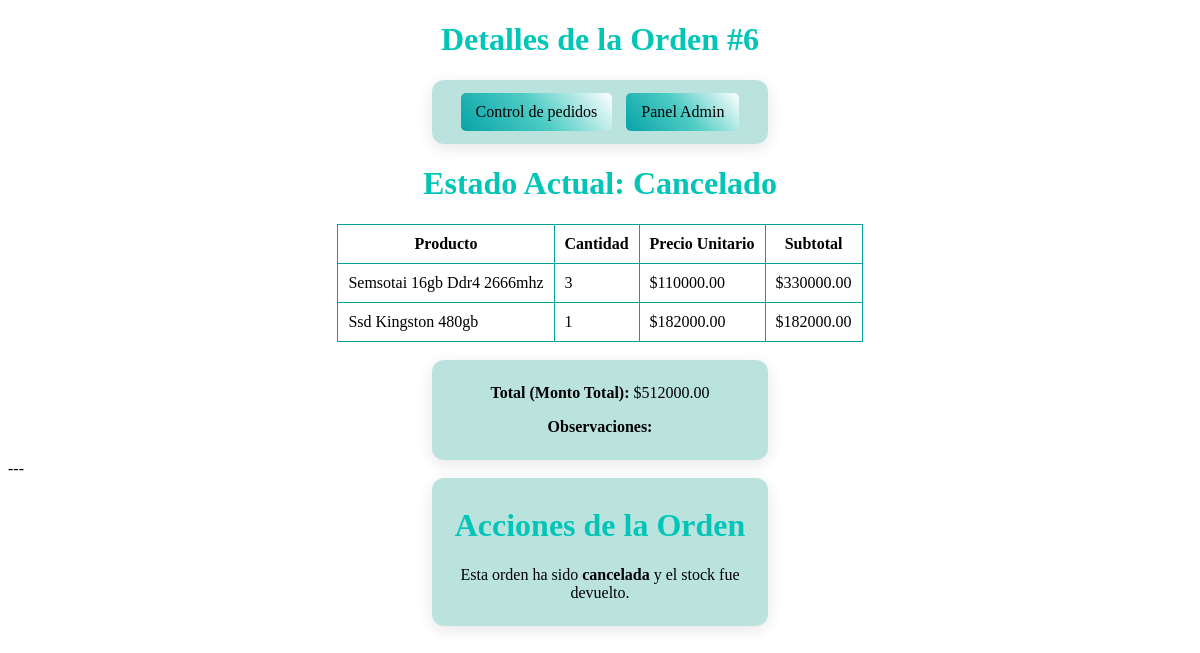
/update_order_status/6/, run on the app's committed database.
### store/models.py (models this page shows, shortened)
class Order(models.Model):
    user = models.ForeignKey(CustomUser, on_delete=models.SET_NULL, null=True)
    document_number = models.CharField(
        max_length=50,
        blank=True,
        null=True,
    )
    full_name = models.CharField(max_length=100, blank=True, null=True)
    shipping_phone = models.CharField(max_length=20, blank=True, null=True)
    created_at = models.DateTimeField(auto_now_add=True)
    total_amount = models.DecimalField(max_digits=10, decimal_places=2)
    is_paid = models.BooleanField(default=False)
    payment_method = models.CharField(
        choices=[
            ('credit_card', 'Tarjeta de Crédito'),
            ('paypal', 'PayPal'),
            ('cash', 'Efectivo')
        ],
        default='cash'
    )
    shipping_address = models.CharField(
        max_length=255,
        blank=True,
        null=True
    )
    status = models.CharField(
        choices=[('pending', 'Pendiente'), ('shipped', 'Enviado'), ('delivered', 'Entregado'), ('canceled', 'Cancelado')],
        default='pending'
    )
    observations = models.TextField(blank=True)

class OrderItem(models.Model):
    order = models.ForeignKey(Order, on_delete=models.CASCADE)
    product = models.ForeignKey(Product, on_delete=models.CASCADE)
    quantity = models.IntegerField()
    price = models.DecimalField(max_digits=10, decimal_places=2)
    @property
    def subtotal(self):
        return self.price * self.quantity

class Product(models.Model):
    category = models.CharField(
        choices=[
            ('Procesadores', 'Procesadores'),
            ('Monitores', 'Monitores'),
            ('Memorias RAM', 'Memorias RAM'),
            ('Memorias de Almacenamiento', 'Memorias de Almacenamiento'),
            ('Placas de video', 'Placas de video'),
            ('Fuentes de energia', 'Fuentes de energia'),
            ('Motherboards', 'Motherboards'),
            ('Refrigeracion', 'Refrigeracion'),
            ('Gabinetes', 'Gabinetes')
        ],
        default='Procesadores')
    name = models.CharField(max_length=200)
    price = models.DecimalField(max_digits=10, decimal_places=0)
    stock = models.IntegerField()
    image = models.ImageField(upload_to='products/', blank=True)
    is_available = models.BooleanField(default=True)
    description = models.TextField(blank=True)
    is_offered = models.BooleanField(default=False)
    offer_price = models.DecimalField(max_digits=10, decimal_places=0, null=True, blank=True)

### store/views.py (the view, shortened to what this page needs)
# urls.py: path('update_order_status/<int:order_id>/', views.update_order_status, name='update_order_status'),
def update_order_status(request, order_id):
    order = get_object_or_404(Order, id=order_id)
    return render(request, 'store/admin/order_detail.html', {'order': order})

### store/templates/store/admin/order_detail.html (shortened to what this page needs)
<!DOCTYPE html>
<html lang="es">
<head>
    <link rel="stylesheet" href="/static/css/admin.css">
</head>
<body>
    <h1>Detalles de la Orden #{{ order.id }}</h1>
    <div class="option-container">
        <a class="admin-option" href="{% url 'store:manage_orders' %}">Control de pedidos</a>
        <a class="admin-option" href="{% url 'users:admin_panel' %}">Panel Admin</a>
    </div>
    <h1><strong>Estado Actual:</strong> {{ order.get_status_display }}</h1>
    <table class="table-container">
        <thead>
            <tr>
                <th>Producto</th>
                <th>Cantidad</th>
                <th>Precio Unitario</th>
                <th>Subtotal</th>
            </tr>
        </thead>
        <tbody>
            {% for item in order.orderitem_set.all %}
            <tr>
                <td>{{ item.product.name }}</td>
                <td>{{ item.quantity }}</td>
                <td>
                    ${{ item.price|floatformat:2 }}
                </td>
                <td>
                    ${{ item.subtotal|floatformat:2 }}
                </td>
            </tr>
            {% endfor %}
        </tbody>
    </table>
    <br>
    <div class="option-container">
        <p><strong>Total (Monto Total):</strong> ${{ order.total_amount|floatformat:2 }}</p>
        <p><strong>Observaciones:</strong> {{ order.observations }}</p>
    </div>
    ---
    <div class="option-container">
            <h1>Acciones de la Orden</h1>
        {% if order.status != 'canceled' %}
            <form method="post" action="{% url 'store:update_order_status' order.id %}" style="display: inline-block; margin-right: 10px;">
                {% csrf_token %}
                <button type="submit" name="action" value="shipped" {% if order.status != 'pending' %}disabled{% endif %} class="btn btn-primary">
                    🚚 Enviar Orden (Dispatch)
                </button>
            </form>
            <form method="POST" action="{% url 'store:cancel_order_and_return_stock' order.id %}" style="display: inline-block;">
                {% csrf_token %}
                {% if order.status == 'shipped' or order.status == 'delivered' %}
                <button type="submit" class="btn btn-warning" disabled>
                    No se puede cancelar (Ya en tránsito)
                </button>
                {% else %}
                <button type="submit" class="btn btn-danger"
                        onclick="return confirm('⚠️ ¿Estás seguro de que deseas CANCELAR esta orden y devolver los productos al inventario? Esta acción es irreversible.')">
                    ❌ Cancelar y Devolver Stock
                </button>
                {% endif %}
            </form>
        {% else %}
            <p class="text-danger">Esta orden ha sido <b>cancelada</b> y el stock fue devuelto.</p>
        {% endif %}
    </div>
</body>
</html>

### static/css/admin.css (style rules this page uses)
h1 { text-align: center; color: rgb(2, 197, 184); }
.admin-option { display: inline-block; background: linear-gradient(50deg,rgba(7, 163, 168, 1) 0%, rgba(78, 204, 196, 1) 50%, rgba(255, 255, 255, 1) 100%); text-decoration: none; color: var(--text-dark); border: none; font-weight: 500; padding: 10px 15px; border-radius: 5px; transition: color 0.3s ease; margin: 5px; }
.option-container { margin:auto; background: rgba(3, 150, 130, 0.267); padding: 8px; border-radius: 12px; box-shadow: 0 4px 15px rgba(0, 0, 0, 0.1); width: 100%; max-width: 320px; text-align: center; }
table, th, td { border-collapse: collapse; max-width: 1200px; border: 1px solid rgb(0, 163, 155); margin-top: 20px; margin-left: auto; margin-right: auto; background: white; padding: 10px; }

### data on the page
Order: id "6", status "Cancelado", total_amount "512000.00"
OrderItem: product.name "Semsotai 16gb Ddr4 2666mhz", quantity "3", price "110000.00", subtotal "330000.00"
OrderItem: product.name "Ssd Kingston 480gb", quantity "1", price "182000.00", subtotal "182000.00"
